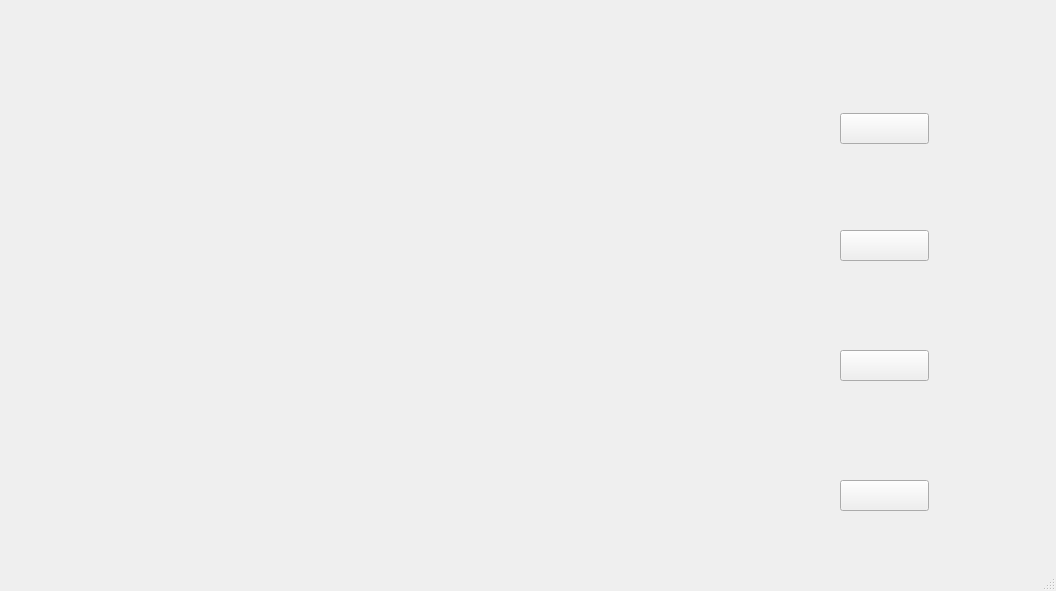
<?xml version="1.0" encoding="UTF-8"?>
<ui version="4.0">
 <class>RoomWindow</class>
 <widget class="QMainWindow" name="RoomWindow">
  <property name="geometry">
   <rect>
    <x>0</x>
    <y>0</y>
    <width>1056</width>
    <height>591</height>
   </rect>
  </property>
  <property name="windowTitle">
   <string>MainWindow</string>
  </property>
  <property name="styleSheet">
   <string notr="true">#centralwidget{
border-image: url(:/image/room/房间主背景.jpg);
}</string>
  </property>
  <widget class="QWidget" name="centralwidget">
   <widget class="QWidget" name="Ledw_1" native="true">
    <property name="geometry">
     <rect>
      <x>850</x>
      <y>30</y>
      <width>61</width>
      <height>81</height>
     </rect>
    </property>
    <property name="styleSheet">
     <string notr="true">border-image: url(:/image/room/closeled_ico.png);</string>
    </property>
    <property name="inputMethodHints">
     <set>Qt::ImhNone</set>
    </property>
   </widget>
   <widget class="QWidget" name="Ledw_2" native="true">
    <property name="geometry">
     <rect>
      <x>850</x>
      <y>150</y>
      <width>61</width>
      <height>81</height>
     </rect>
    </property>
    <property name="styleSheet">
     <string notr="true">border-image: url(:/image/room/closeled_ico.png);</string>
    </property>
   </widget>
   <widget class="QWidget" name="Fanw" native="true">
    <property name="geometry">
     <rect>
      <x>850</x>
      <y>270</y>
      <width>71</width>
      <height>71</height>
     </rect>
    </property>
    <property name="styleSheet">
     <string notr="true">border-image: url(:/image/room/closefan_ico.png);</string>
    </property>
   </widget>
   <widget class="QWidget" name="Doorw" native="true">
    <property name="geometry">
     <rect>
      <x>850</x>
      <y>390</y>
      <width>61</width>
      <height>81</height>
     </rect>
    </property>
    <property name="styleSheet">
     <string notr="true">border-image: url(:/image/room/closedoor_ico.png);</string>
    </property>
   </widget>
   <widget class="QPushButton" name="Led_1">
    <property name="geometry">
     <rect>
      <x>840</x>
      <y>113</y>
      <width>89</width>
      <height>31</height>
     </rect>
    </property>
    <property name="styleSheet">
     <string notr="true">border-image: url(:/image/room/OFF.png);
</string>
    </property>
    <property name="text">
     <string/>
    </property>
    <property name="checkable">
     <bool>true</bool>
    </property>
   </widget>
   <widget class="QPushButton" name="Led_2">
    <property name="geometry">
     <rect>
      <x>840</x>
      <y>230</y>
      <width>89</width>
      <height>31</height>
     </rect>
    </property>
    <property name="styleSheet">
     <string notr="true">border-image: url(:/image/room/OFF.png);</string>
    </property>
    <property name="text">
     <string/>
    </property>
    <property name="checkable">
     <bool>true</bool>
    </property>
   </widget>
   <widget class="QPushButton" name="Fan">
    <property name="geometry">
     <rect>
      <x>840</x>
      <y>350</y>
      <width>89</width>
      <height>31</height>
     </rect>
    </property>
    <property name="styleSheet">
     <string notr="true">border-image: url(:/image/room/OFF.png);</string>
    </property>
    <property name="text">
     <string/>
    </property>
    <property name="checkable">
     <bool>true</bool>
    </property>
   </widget>
   <widget class="QPushButton" name="Door">
    <property name="geometry">
     <rect>
      <x>840</x>
      <y>480</y>
      <width>89</width>
      <height>31</height>
     </rect>
    </property>
    <property name="styleSheet">
     <string notr="true">border-image: url(:/image/room/OFF.png);</string>
    </property>
    <property name="text">
     <string/>
    </property>
    <property name="checkable">
     <bool>true</bool>
    </property>
   </widget>
  </widget>
  <widget class="QMenuBar" name="menubar">
   <property name="geometry">
    <rect>
     <x>0</x>
     <y>0</y>
     <width>1056</width>
     <height>25</height>
    </rect>
   </property>
  </widget>
  <widget class="QStatusBar" name="statusbar"/>
 </widget>
 <resources/>
 <connections/>
</ui>
